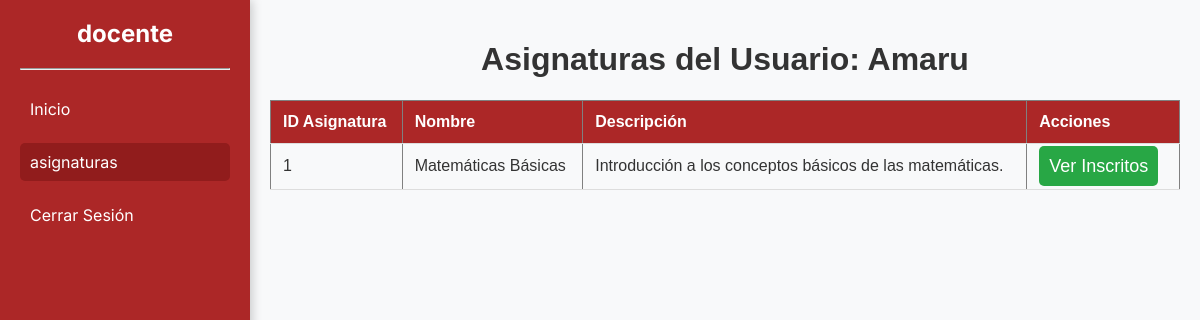
Page /docentes/asignaturas.php (signed in) on the committed database.
### tables this page shows
CREATE TABLE Asignatura (
    id INT AUTO_INCREMENT PRIMARY KEY,
    nombre VARCHAR(100) NOT NULL,
    descripcion TEXT,
    id_usuario int,
    FOREIGN KEY (id_usuario) REFERENCES Usuario(id)
        ON DELETE CASCADE
        ON UPDATE CASCADE,
        id_materia int,
    FOREIGN KEY (id_materia) REFERENCES Materias(id)
        ON DELETE CASCADE
        ON UPDATE CASCADE
);

### docentes/asignaturas.php (the view, shortened to what this page needs)
<?php
require 'template/header.php';
$id_usuario = $_SESSION['id_usuario'];
$query = "SELECT a.id AS id_asignatura, a.nombre AS nombre_asignatura, a.descripcion AS descripcion_asignatura
          FROM Asignatura a
          JOIN Usuario u ON a.id_usuario = u.id
          WHERE u.id = ?";
$stmt = $conexion->prepare($query);
$stmt->bind_param('i', $id_usuario);
$stmt->execute();
$result = $stmt->get_result();
?>
<div class="main-content">
    <h1>Asignaturas del Usuario: <?php echo htmlspecialchars($_SESSION['nombre']); ?></h1>
    <table border="1" cellpadding="10" cellspacing="0">
        <thead>
            <tr>
                <th>ID Asignatura</th>
                <th>Nombre</th>
                <th>Descripción</th>
                <th>Acciones</th>
            </tr>
        </thead>
        <tbody>
            <?php if ($result->num_rows > 0):
                $c=1; ?>
                <?php while ($row = $result->fetch_assoc()): ?>
                    <tr>
                        <td><?php echo htmlspecialchars($c++); ?></td>
                        <td><?php echo htmlspecialchars($row['nombre_asignatura']); ?></td>
                        <td><?php echo htmlspecialchars($row['descripcion_asignatura']); ?></td>
                        <td>
                            <a href="/escuela/docentes/alumnos.php?id_asignatura=<?php echo htmlspecialchars($row['id_asignatura']); ?>" class="btn btn-info">Ver Inscritos</a>
                        </td>
                    </tr>
                <?php endwhile; ?>
            <?php else: ?>
                <tr>
                    <td colspan="4">No se encontraron asignaturas para este usuario.</td>
                </tr>
            <?php endif; ?>
        </tbody>
    </table>
</div>
<?php
require 'template/footer.php';
?>

### css/dasboard.css (style rules this page uses)
:root { --primary-color: #AC2727; --dark-primary: #911c1c; --negro: #000000; --blanco: #ffffff; --text-color: #333333; --button-color: #28a745; --font-family: 'Inter', sans-serif; --font-secundary: "Josefin Sans", sans-serif; }
* { margin: 0; padding: 0; box-sizing: border-box; }
a { text-decoration: none; }
body { font-family: var(--font-family); color: var(--text-color); height: 100vh; overflow: hidden; }
.main-content { flex: 1; padding: 20px; margin-left: 250px; height: 100vh; overflow-y: auto; }
table { width: 100%; border-collapse: collapse; }
table th, table td { padding: 12px; text-align: left; border-bottom: 1px solid #ddd; }
table th { background-color: var(--primary-color); color: white; }
.btn { padding: 6px 12px; color: white; text-decoration: none; border-radius: 4px; margin-right: 5px; }
.btn-info { background-color: #1abc9c; }
h1 { text-align: center; margin-bottom: 20px; font-size: 24px; }
.btn { width: 100%; padding: 10px; background-color: #28a745; color: #fff; border: none; border-radius: 5px; font-size: 18px; cursor: pointer; }
.main-content { padding: 20px; font-family: 'Arial', sans-serif; background-color: #f8f9fa; }

### rows in the picture
asignatura: nombre "Matemáticas Básicas", descripcion "Introducción a los conceptos básicos de las matemáticas."

### other values in the picture
$_SESSION['nombre'] "Amaru"
